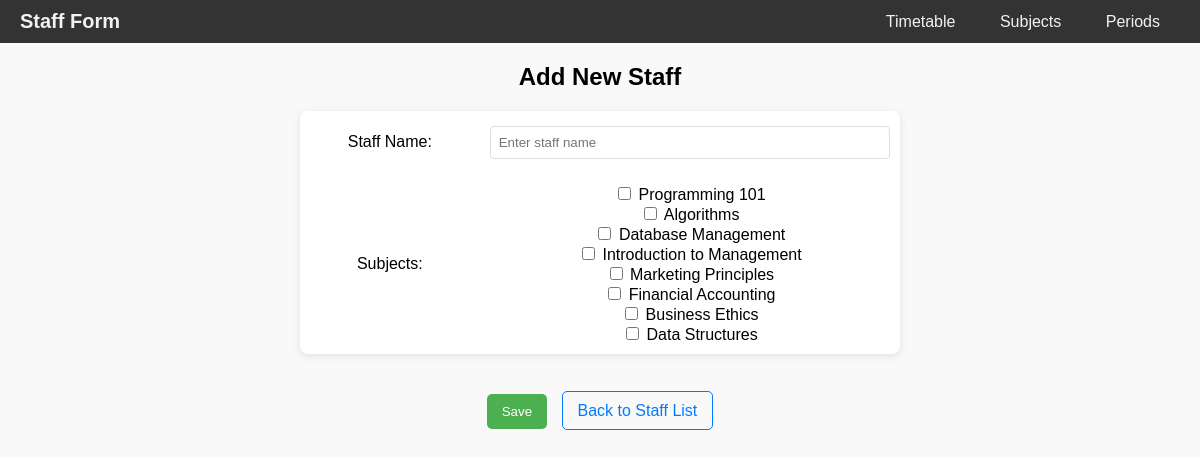
The page /staffs/create/ on the database its author committed.
### timetableApp/models.py (models this page shows, shortened)
class Subject(models.Model):
    name = models.CharField(max_length=100)
    course = models.ForeignKey(Course, related_name='subjects', on_delete=models.CASCADE)
    staff = models.ManyToManyField('Staff', related_name='subjects')

### timetableApp/views.py (the view)
# urls.py: path('staffs/create/', views.staff_create, name='staff_create'),
def staff_create(request):
    if request.method == 'POST':
        form = StaffForm(request.POST)
        if form.is_valid():
            staff = form.save()
            if 'subjects' in request.POST:
                subjects = request.POST.getlist('subjects')
                staff.subjects.set(subjects)
            return redirect('staff_list')
    else:
        form = StaffForm()
    subjects = Subject.objects.all()
    return render(request, 'staff/staff_form.html', {'form': form, 'subjects': subjects})

### timetableApp/forms.py
class StaffForm(forms.ModelForm):
    subjects = forms.ModelMultipleChoiceField(
        queryset=Subject.objects.all(),
        required=False
    )
    class Meta:
        model = Staff
        fields = ['name', 'subjects']

### timetableApp/models.py (called while the page is built)
    def __str__(self):
        return self.name

### templates/staff/staff_form.html (shortened to what this page needs)
<!DOCTYPE html>
<html lang="en">
<head>
</head>
<body>
<div class="navbar">
    <div class="heading">Staff Form</div>
    <div>
        <a href="{% url 'timetable_list' %}">Timetable</a>
        <a href="{% url 'subject_list' %}">Subjects</a>
        <a href="{% url 'period_list' %}">Periods</a>
    </div>
</div>
<h2 style="text-align: center;">{% if form.instance.pk %}Edit Staff{% else %}Add New Staff{% endif %}</h2>
<form method="post" style="text-align: center;">
    <table>
        <tr>
            <td><label for="id_name">Staff Name:</label></td>
            <td><input type="text" name="name" id="id_name" placeholder="Enter staff name" value="{{ form.name.value|default_if_none:'' }}"></td>
        </tr>
        <tr>
            <td><label>Subjects:</label></td>
            <td>
                <div class="checkbox-list">
                    {% for subject in subjects %}
                        <label>
                            <input type="checkbox" name="subjects" value="{{ subject.pk }}"
                            {% if subject in form.instance.subjects.all %} checked {% endif %}>
                            {{ subject.name }}
                        </label>
                    {% endfor %}
                </div>
            </td>
        </tr>
    </table>
    <div class="button-container">
        <button type="submit">Save</button>
        <a href="{% url 'staff_list' %}" class="back-button">Back to Staff List</a>
    </div>
</form>
</body>
</html>

### templates/staff/staff_form.html (style rules this page uses)
body { font-family: Arial, sans-serif; background-color: #f9f9f9; margin: 0; padding: 0; }
.navbar { background-color: #333; display: flex; align-items: center; justify-content: space-between; padding: 10px 20px; color: #f2f2f2; }
.navbar .heading { font-weight: bold; font-size: 20px; }
.navbar a { color: #f2f2f2; padding: 10px; text-decoration: none; margin: 0 10px; }
table { width: 50%; margin: 20px auto; border-collapse: collapse; background-color: #fff; box-shadow: 0 2px 8px rgba(0, 0, 0, 0.1); border-radius: 8px; overflow: hidden; }
td { padding: 10px; }
.checkbox-list { display: flex; flex-direction: column; }
button { margin-top: 20px; padding: 10px 15px; cursor: pointer; background-color: #4CAF50; color: white; border: none; border-radius: 5px; transition: background-color 0.3s ease; }
input[type="text"], select { width: 100%; padding: 8px; margin: 5px 0; box-sizing: border-box; border: 1px solid #ddd; border-radius: 4px; }
.button-container { text-align: center; margin-top: 20px; }
a.back-button { margin-left: 10px; text-decoration: none; color: #007bff; padding: 10px 15px; border: 1px solid #007bff; border-radius: 5px; transition: background-color 0.3s ease, color 0.3s ease; }

### rows shown on the page
Subject: name "Programming 101"
Subject: name "Algorithms"
Subject: name "Database Management"
Subject: name "Introduction to Management"
Subject: name "Marketing Principles"
Subject: name "Financial Accounting"
Subject: name "Business Ethics"
Subject: name "Data Structures"
